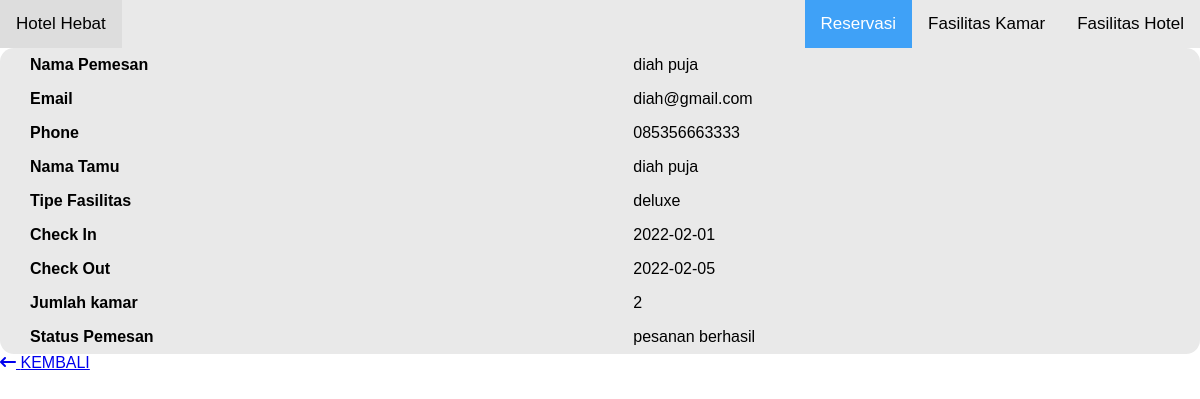
The page /app/page/reservasi/detail_tamu.php?id=5 on the database its author committed.
### tables this page shows
CREATE TABLE `transaksi` (
  `id` int(11) NOT NULL,
  `nama_pemesan` varchar(100) DEFAULT NULL,
  `email` varchar(100) DEFAULT NULL,
  `phone` varchar(100) DEFAULT NULL,
  `nama_tamu` varchar(255) DEFAULT NULL,
  `tipe_fasilitas` varchar(100) DEFAULT NULL,
  `check_in` date DEFAULT NULL,
  `check_out` date DEFAULT NULL,
  `jumlah_kamar` int(11) DEFAULT NULL,
  `status_pemesanan` varchar(100) DEFAULT NULL,
  `created_at` date DEFAULT NULL,
  `updated_at` date DEFAULT NULL
);

### app/page/reservasi/detail_tamu.php (the view)
<?php include "../../templates-admin/header.php"; ?>
<div class="card-body ">
  <table class="table">
    <?php
      include '../../config/koneksi.php';
      $id = $_GET['id'];
      $datas = mysqli_query($koneksi, "SELECT * FROM transaksi WHERE id='$id'");
      while($data = mysqli_fetch_array($datas)){
    ?>
    <tr>
      <th scope="row">Nama Pemesan</th>
      <td><?= $data['nama_pemesan'] ?></td>
    </tr>
    <tr>
      <th scope="row">Email</th>
      <td><?= $data['email'] ?></td>
    </tr>
    <tr>
      <th scope="row">Phone</th>
      <td><?= $data['phone'] ?></td>
    </tr>
    <tr>
      <th scope="row">Nama Tamu</th>
      <td><?= $data['nama_tamu'] ?></td>
    </tr>
    <tr>
      <th scope="row">Tipe Fasilitas</th>
      <td><?= $data['tipe_fasilitas'] ?></td>
    </tr>
    <tr>
      <th scope="row">Check In</th>
      <td><?= $data['check_in'] ?></td>
    </tr>
    <tr>
      <th scope="row">Check Out</th>
      <td><?= $data['check_out'] ?></td>
    </tr>
    <tr>
      <th scope="row">Jumlah kamar</th>
      <td><?= $data['jumlah_kamar'] ?></td>
    </tr>
    <tr>
      <th scope="row">Status Pemesan</th>
      <td><?= $data['status_pemesanan'] ?></td>
    </tr>
  <?php
	  }
	?>
  </table>
  <a href="reservasi.php"><i class="fa-solid fa-arrow-left-long"></i> KEMBALI</a>
</div>
<?php include "../../templates-admin/footer.php"; ?>

### public/css/style.css (style rules this page uses)
* { box-sizing: border-box; }
body { margin: 0; font-family: Arial, Helvetica, sans-serif; }
table { font-family: arial, sans-serif; border-collapse: collapse; width: 100%; background-color: #e9e9e9; border-radius: 14px; }
td, th { border: 1px solid e9e9e9; text-align: left; padding: 8px 8px 8px 30px; }

### public/css/style.slide.show.css (style rules this page uses)
body { font-family: Arial; margin: 0; }
* { box-sizing: border-box; }

### rows shown on the page
transaksi: nama_pemesan "diah puja", email "diah@gmail.com", phone "085356663333", nama_tamu "diah puja", tipe_fasilitas "deluxe", check_in "2022-02-01", check_out "2022-02-05", jumlah_kamar "2", status_pemesanan "pesanan berhasil"
